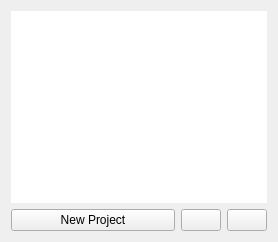
      <widget class="QWidget" name="startPg">
       <layout class="QVBoxLayout" name="verticalLayout_3">
        <item>
         <widget class="ListView" name="ProjectsList">
          <property name="focusPolicy">
           <enum>Qt::NoFocus</enum>
          </property>
          <property name="frameShape">
           <enum>QFrame::NoFrame</enum>
          </property>
          <property name="editTriggers">
           <set>QAbstractItemView::NoEditTriggers</set>
          </property>
          <property name="tabKeyNavigation">
           <bool>true</bool>
          </property>
          <property name="showDropIndicator" stdset="0">
           <bool>false</bool>
          </property>
          <property name="dragDropMode">
           <enum>QAbstractItemView::DropOnly</enum>
          </property>
          <property name="defaultDropAction">
           <enum>Qt::IgnoreAction</enum>
          </property>
          <property name="selectionMode">
           <enum>QAbstractItemView::MultiSelection</enum>
          </property>
          <property name="iconSize">
           <size>
            <width>32</width>
            <height>32</height>
           </size>
          </property>
         </widget>
        </item>
        <item>
         <layout class="QHBoxLayout" name="horizontalLayout_4" stretch="1,0,0">
          <item>
           <widget class="JumpButton" name="newP">
            <property name="cursor">
             <cursorShape>PointingHandCursor</cursorShape>
            </property>
            <property name="statusTip">
             <string>Create a new project</string>
            </property>
            <property name="text">
             <string>New Project</string>
            </property>
            <property name="icon">
             <iconset resource="../resources.qrc">
              <normaloff>:/icons/img/cil-file.png</normaloff>:/icons/img/cil-file.png</iconset>
            </property>
            <property name="iconSize">
             <size>
              <width>16</width>
              <height>16</height>
             </size>
            </property>
            <property name="shortcut">
             <string>Ctrl+N</string>
            </property>
           </widget>
          </item>
          <item>
           <widget class="JumpButton" name="addP">
            <property name="sizePolicy">
             <sizepolicy hsizetype="Minimum" vsizetype="Minimum">
              <horstretch>0</horstretch>
              <verstretch>0</verstretch>
             </sizepolicy>
            </property>
            <property name="cursor">
             <cursorShape>PointingHandCursor</cursorShape>
            </property>
            <property name="statusTip">
             <string>Open existing project not in list</string>
            </property>
            <property name="text">
             <string/>
            </property>
            <property name="icon">
             <iconset resource="../resources.qrc">
              <normaloff>:/icons/img/cil-folder-open.png</normaloff>:/icons/img/cil-folder-open.png</iconset>
            </property>
            <property name="iconSize">
             <size>
              <width>16</width>
              <height>16</height>
             </size>
            </property>
           </widget>
          </item>
          <item>
           <widget class="JumpButton" name="delSelectedP">
            <property name="sizePolicy">
             <sizepolicy hsizetype="Minimum" vsizetype="Minimum">
              <horstretch>0</horstretch>
              <verstretch>0</verstretch>
             </sizepolicy>
            </property>
            <property name="cursor">
             <cursorShape>PointingHandCursor</cursorShape>
            </property>
            <property name="statusTip">
             <string>Remove selected from list -&gt; Does not delete files in disk</string>
            </property>
            <property name="text">
             <string/>
            </property>
            <property name="icon">
             <iconset resource="../resources.qrc">
              <normaloff>:/icons/img/trash-32.png</normaloff>:/icons/img/trash-32.png</iconset>
            </property>
            <property name="iconSize">
             <size>
              <width>24</width>
              <height>24</height>
             </size>
            </property>
           </widget>
          </item>
         </layout>
        </item>
       </layout>
      </widget>
